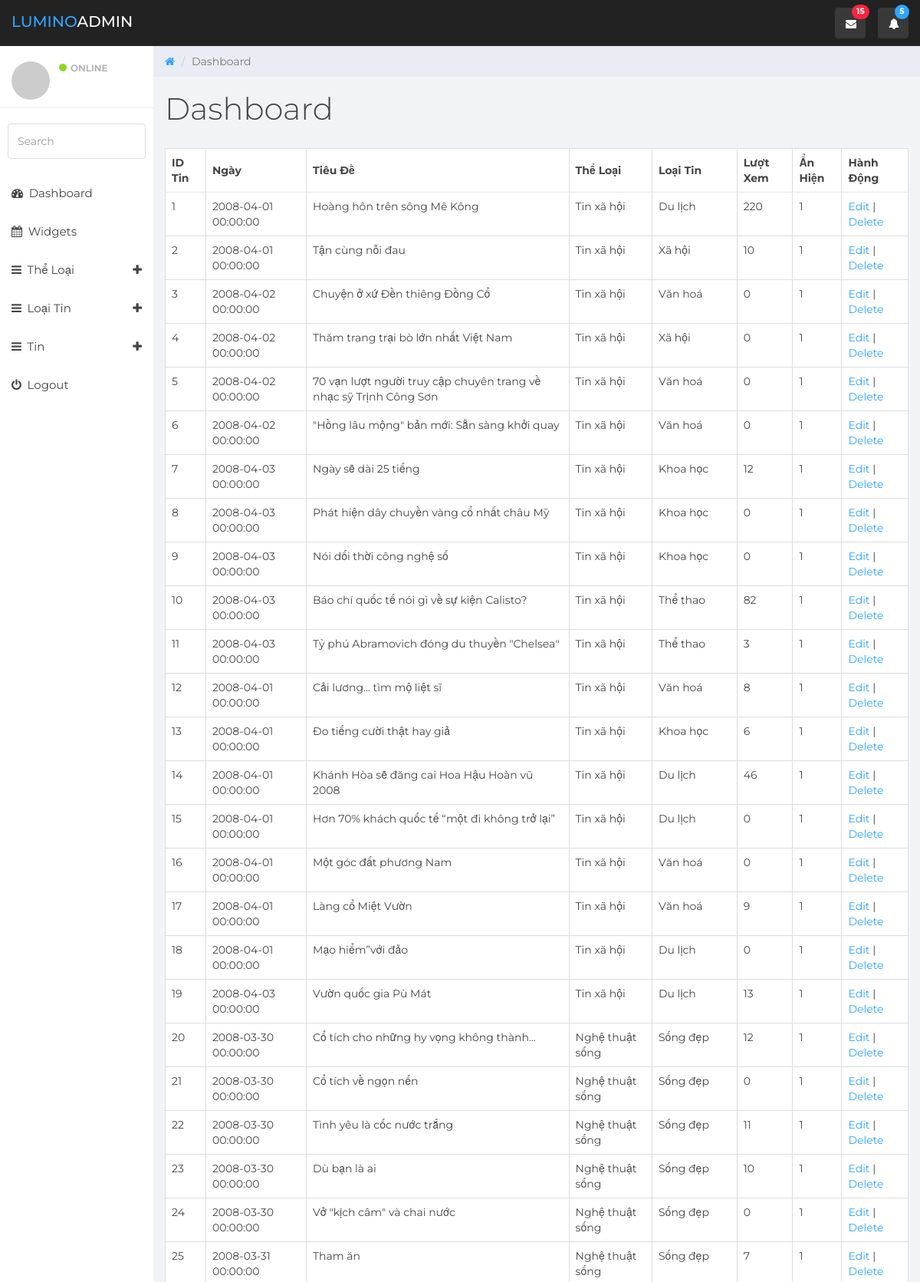
/Admin/list_tin.php (upper part), run on the app's committed database.
### tables this page shows
CREATE TABLE `tin` (
  `idTin` int(11) NOT NULL,
  `lang` char(2) NOT NULL DEFAULT 'vi',
  `TieuDe` varchar(255) NOT NULL DEFAULT '',
  `TieuDe_KhongDau` varchar(255) DEFAULT NULL,
  `TomTat` varchar(1000) DEFAULT NULL,
  `urlHinh` varchar(255) DEFAULT NULL,
  `Ngay` datetime DEFAULT '0000-00-00 00:00:00',
  `idUser` int(11) NOT NULL DEFAULT 0,
  `idSK` int(11) DEFAULT 0,
  `Content` text DEFAULT NULL,
  `idLT` int(11) NOT NULL DEFAULT 0,
  `idTL` int(11) DEFAULT 1,
  `SoLanXem` int(11) DEFAULT 0,
  `TinNoiBat` tinyint(1) DEFAULT 0,
  `AnHien` tinyint(1) DEFAULT 1
);

CREATE TABLE `theloai` (
  `idTL` int(11) NOT NULL,
  `lang` char(2) NOT NULL DEFAULT 'vi',
  `TenTL` varchar(255) NOT NULL DEFAULT '',
  `TenTL_KhongDau` varchar(100) DEFAULT NULL,
  `ThuTu` int(11) DEFAULT 0,
  `AnHien` tinyint(1) DEFAULT 1
);

CREATE TABLE `loaitin` (
  `idLT` int(11) NOT NULL,
  `lang` char(2) NOT NULL DEFAULT 'vi',
  `Ten` varchar(100) NOT NULL DEFAULT '',
  `Ten_KhongDau` varchar(100) DEFAULT NULL,
  `ThuTu` tinyint(11) NOT NULL DEFAULT 0,
  `AnHien` tinyint(1) NOT NULL DEFAULT 1,
  `idTL` int(11) NOT NULL DEFAULT 1
);

### Admin/list_tin.php (the view)
<?php include "header.php"; ?>
<?php include "function.php"; ?>
	<div class="col-sm-9 col-sm-offset-3 col-lg-10 col-lg-offset-2 main">
		<div class="row">
			<ol class="breadcrumb">
				<li><a href="#">
					<em class="fa fa-home"></em>
				</a></li>
				<li class="active">Dashboard</li>
			</ol>
		</div>
		<div class="row">
			<div class="col-lg-12">
				<h1 class="page-header">Dashboard</h1>
			</div>
        </div>
        <div class="row">
                <div class="col-md-12">
                    <?php
                    $str = "select * from tin";
                    $result = mysqli_query($conn,$str);?>
                        <div class="card-body">
                            <div class="table-responsive">
                                <table class="table table-bordered" id="dataTable" width="50%" cellspacing="0">
                                    <thead>
                                        <tr>
                                        <th>ID Tin</th>
                                        <th>Ngày</th>
                                        <th>Tiêu Đề</th>
                                        <th>Thể Loại</th>
                                        <th>Loại Tin</th>
                                        <th>Lượt Xem</th>
                                        <th>Ẩn Hiện</th>
                                        <th>Hành Động</th>
                                        </tr>
                                    </thead>
                    <?php while ($row = mysqli_fetch_assoc($result)){?>
                        <tr>
                            <td><?php echo $row['idTin']; ?></td>
                            <td><?php echo $row['Ngay']; ?></td>
                            <td><?php echo $row['TieuDe']; ?></td>
                            <td><?php
                                $idTL = $row['idTL'];
                                get_theloai($idTL,$conn);
                            ?></td>
                            <td><?php
                                $idLT = $row['idLT'];
                                get_loaitin($idLT,$conn);
                            ?></td>
                            <td><?php echo $row['SoLanXem']; ?></td>
                            <td><?php echo $row['AnHien']; ?></td>
                            <td>
                                <a href="edit_tin.php?idTin= <?php echo $row['idTin']; ?>">Edit</a> | <a href="delete_tin.php?idTin= <?php echo $row['idTin']; ?>">Delete</a>
                            </td>
                        </tr>
                    <?php }
                    ?>
                                </table>
                            </div>
                        </div>
                </div>
            </div>
<?php include "footer.php"; ?>

### Admin/function.php
<?php
function get_theloai($idTL,$conn){
    $str = "select * from theloai where idTL =$idTL";
    $result = mysqli_query($conn,$str);
    $row = mysqli_fetch_assoc($result);
    echo $row['TenTL'];
}
function get_loaitin($idLT,$conn){
    $str = "select * from loaitin where idLT =$idLT";
    $result = mysqli_query($conn,$str);
    $row = mysqli_fetch_assoc($result);
    echo $row['Ten'];
}
?>

### Admin/css/styles.css (style rules this page uses)
body { background: #f1f4f7; padding-top: 60px; font-size: 14px; color: #444444; font-family: "Montserrat", "Helvetica Neue", Helvetica, Arial, sans-serif; }
a, a:hover, a:focus { color: #30a5ff; }
h1, h2, h3, h4, h5, h6 { color: #444444; }
h1 { font-weight: 300; font-size: 40px; }
.breadcrumb { border-radius: 0; padding: 10px 15px 10px 15px; background: #e9ecf2; margin: 0; }
h1.page-header { margin-top: 20px; border-bottom: 0; }
.table { background: #fff; }
.table > thead > tr > th { border-bottom: 1px solid #e6e7e8; vertical-align: middle; height: 50px; }

### data on the page
tin: idTin "1", Ngay "2008-04-01 00:00:00", TieuDe "Hoàng hôn trên sông Mê Kông", theloai.TenTL "Tin xã hội", loaitin.Ten "Du lịch", SoLanXem "220", AnHien "1"
tin: idTin "2", Ngay "2008-04-01 00:00:00", TieuDe "Tận cùng nỗi đau", theloai.TenTL "Tin xã hội", loaitin.Ten "Xã hội", SoLanXem "10", AnHien "1"
tin: idTin "3", Ngay "2008-04-02 00:00:00", TieuDe "Chuyện ở xứ Đền thiêng Đồng Cổ", theloai.TenTL "Tin xã hội", loaitin.Ten "Văn hoá", SoLanXem "0", AnHien "1"
tin: idTin "4", Ngay "2008-04-02 00:00:00", TieuDe "Thăm trang trại bò lớn nhất Việt Nam", theloai.TenTL "Tin xã hội", loaitin.Ten "Xã hội", SoLanXem "0", AnHien "1"
tin: idTin "5", Ngay "2008-04-02 00:00:00", TieuDe "70 vạn lượt người truy cập chuyên trang về nhạc sỹ Trịnh Công Sơn", theloai.TenTL "Tin xã hội", loaitin.Ten "Văn hoá", SoLanXem "0", AnHien "1"
tin: idTin "6", Ngay "2008-04-02 00:00:00", TieuDe "\"Hồng lâu mộng\" bản mới: Sẵn sàng khởi quay", theloai.TenTL "Tin xã hội", loaitin.Ten "Văn hoá", SoLanXem "0", AnHien "1"
tin: idTin "7", Ngay "2008-04-03 00:00:00", TieuDe "Ngày sẽ dài 25 tiếng", theloai.TenTL "Tin xã hội", loaitin.Ten "Khoa học", SoLanXem "12", AnHien "1"
tin: idTin "8", Ngay "2008-04-03 00:00:00", TieuDe "Phát hiện dây chuyền vàng cổ nhất châu Mỹ", theloai.TenTL "Tin xã hội", loaitin.Ten "Khoa học", SoLanXem "0", AnHien "1"
tin: idTin "9", Ngay "2008-04-03 00:00:00", TieuDe "Nói dối thời công nghệ số", theloai.TenTL "Tin xã hội", loaitin.Ten "Khoa học", SoLanXem "0", AnHien "1"
tin: idTin "10", Ngay "2008-04-03 00:00:00", TieuDe "Báo chí quốc tế nói gì về sự kiện Calisto?", theloai.TenTL "Tin xã hội", loaitin.Ten "Thể thao", SoLanXem "82", AnHien "1"
tin: idTin "11", Ngay "2008-04-03 00:00:00", TieuDe "Tỷ phú Abramovich đóng du thuyền \"Chelsea\"", theloai.TenTL "Tin xã hội", loaitin.Ten "Thể thao", SoLanXem "3", AnHien "1"
tin: idTin "12", Ngay "2008-04-01 00:00:00", TieuDe "Cải lương... tìm mộ liệt sĩ", theloai.TenTL "Tin xã hội", loaitin.Ten "Văn hoá", SoLanXem "8", AnHien "1"
tin: idTin "13", Ngay "2008-04-01 00:00:00", TieuDe "Đo tiếng cười thật hay giả", theloai.TenTL "Tin xã hội", loaitin.Ten "Khoa học", SoLanXem "6", AnHien "1"
tin: idTin "14", Ngay "2008-04-01 00:00:00", TieuDe "Khánh Hòa sẽ đăng cai Hoa Hậu Hoàn vũ 2008", theloai.TenTL "Tin xã hội", loaitin.Ten "Du lịch", SoLanXem "46", AnHien "1"
tin: idTin "15", Ngay "2008-04-01 00:00:00", TieuDe "Hơn 70% khách quốc tế “một đi không trở lại”", theloai.TenTL "Tin xã hội", loaitin.Ten "Du lịch", SoLanXem "0", AnHien "1"
tin: idTin "16", Ngay "2008-04-01 00:00:00", TieuDe "Một góc đất phương Nam", theloai.TenTL "Tin xã hội", loaitin.Ten "Văn hoá", SoLanXem "0", AnHien "1"
tin: idTin "17", Ngay "2008-04-01 00:00:00", TieuDe "Làng cổ Miệt Vườn", theloai.TenTL "Tin xã hội", loaitin.Ten "Văn hoá", SoLanXem "9", AnHien "1"
tin: idTin "18", Ngay "2008-04-01 00:00:00", TieuDe "Mạo hiểm”với đảo", theloai.TenTL "Tin xã hội", loaitin.Ten "Du lịch", SoLanXem "0", AnHien "1"
tin: idTin "19", Ngay "2008-04-03 00:00:00", TieuDe "Vườn quốc gia Pù Mát", theloai.TenTL "Tin xã hội", loaitin.Ten "Du lịch", SoLanXem "13", AnHien "1"
tin: idTin "20", Ngay "2008-03-30 00:00:00", TieuDe "Cổ tích cho những hy vọng không thành...", theloai.TenTL "Nghệ thuật sống", loaitin.Ten "Sống đẹp", SoLanXem "12", AnHien "1"
tin: idTin "21", Ngay "2008-03-30 00:00:00", TieuDe "Cổ tích về ngọn nến", theloai.TenTL "Nghệ thuật sống", loaitin.Ten "Sống đẹp", SoLanXem "0", AnHien "1"
tin: idTin "22", Ngay "2008-03-30 00:00:00", TieuDe "Tình yêu là cốc nước trắng", theloai.TenTL "Nghệ thuật sống", loaitin.Ten "Sống đẹp", SoLanXem "11", AnHien "1"
tin: idTin "23", Ngay "2008-03-30 00:00:00", TieuDe "Dù bạn là ai", theloai.TenTL "Nghệ thuật sống", loaitin.Ten "Sống đẹp", SoLanXem "10", AnHien "1"
tin: idTin "24", Ngay "2008-03-30 00:00:00", TieuDe "Vở \"kịch câm\" và chai nước", theloai.TenTL "Nghệ thuật sống", loaitin.Ten "Sống đẹp", SoLanXem "0", AnHien "1"
tin: idTin "25", Ngay "2008-03-31 00:00:00", TieuDe "Tham ăn", theloai.TenTL "Nghệ thuật sống", loaitin.Ten "Sống đẹp", SoLanXem "7", AnHien "1"
